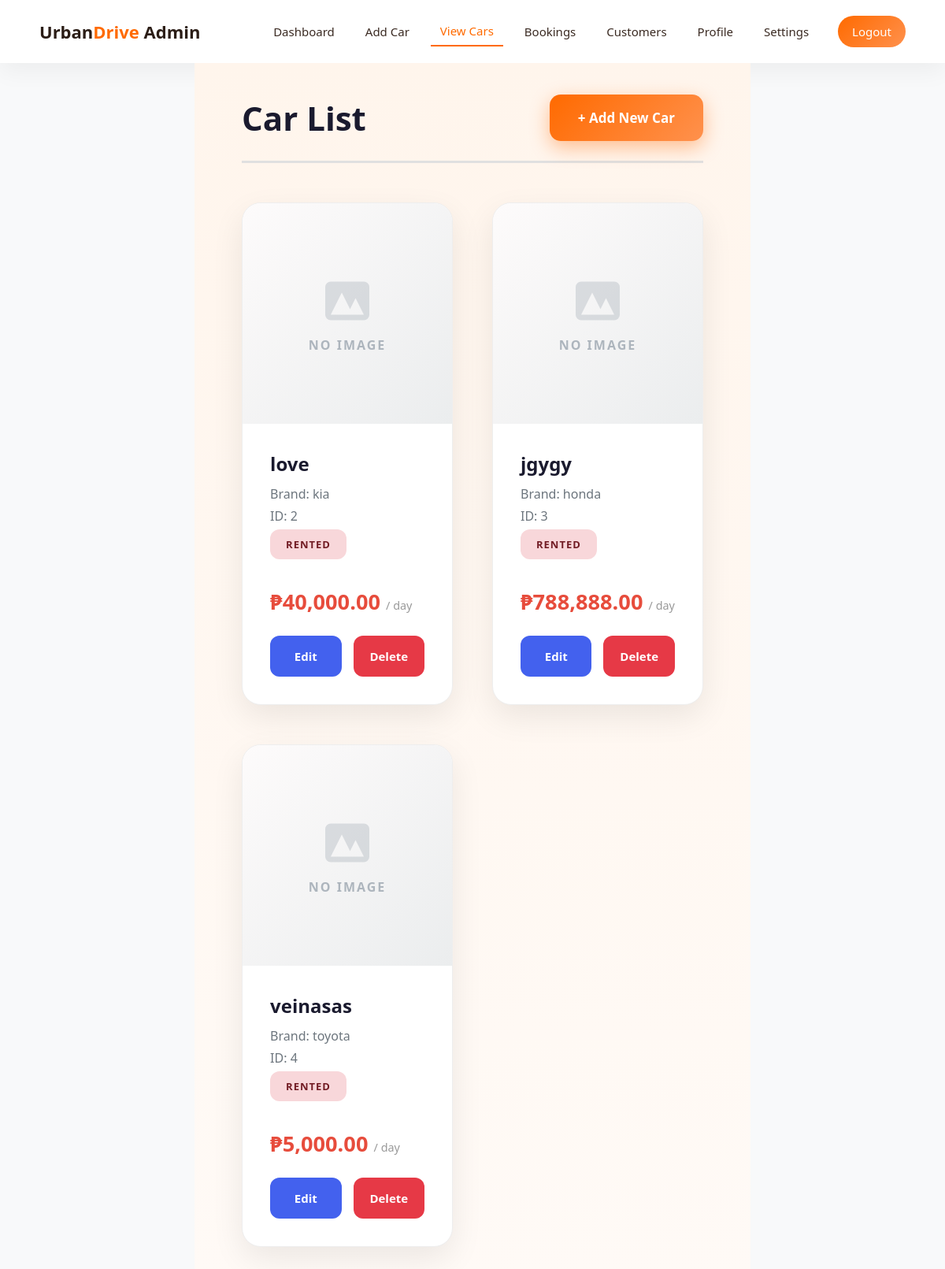
Screenshot of /viewcar.php (signed in) with the database file from the repository.
### tables this page shows
CREATE TABLE `cars` (
  `car_id` int(11) UNSIGNED NOT NULL,
  `car_name` varchar(255) NOT NULL,
  `brand` varchar(100) NOT NULL,
  `price_per_day` decimal(10,2) NOT NULL,
  `status` enum('Available','Rented','Maintenance') NOT NULL DEFAULT 'Available',
  `created_at` timestamp NOT NULL DEFAULT current_timestamp(),
  `car_image` varchar(255) DEFAULT NULL,
  `availability` enum('available','rented','maintenance') DEFAULT 'available',
  `model` varchar(100) NOT NULL
);

### viewcar.php (the view, shortened to what this page needs)
<?php
include 'db.php';
$cars = mysqli_query($conn, "SELECT * FROM cars");
?>
<!DOCTYPE html>
<html>
<head>
    <link rel="stylesheet" href="adashboard.css">
</head>
<body>
<header class="admin-header">
    <div class="logo">Urban<span>Drive</span> Admin</div>
    <nav>
        <a href="reports.php">Dashboard</a>
        <a href="addcar.php">Add Car</a>
        <a href="viewcar.php" class="active">View Cars</a>
        <a href="bookings.php">Bookings</a>
        <a href="customers.php">Customers</a>
        <a href="profile_admin.php">Profile</a>
        <a href="settings.php">Settings</a>
        <a href="logout.php" class="logout-btn">Logout</a>
    </nav>
</header>
<div class="page-content">
    <div class="page-header">
        <h1>Car List</h1>
        <a href="addcar.php" class="add-btn">+ Add New Car</a>
    </div>
    <div class="car-grid">
        <?php while ($car = mysqli_fetch_assoc($cars)) { ?>
        <div class="car-card">
            <div class="image-box">
                <?php if (!empty($car['car_image']) && file_exists("uploads/".$car['car_image'])) { ?>
                    <img src="uploads/<?php echo $car['car_image']; ?>">
                <?php } else { ?>
                    <div class="no-image-placeholder">
                        <svg fill="currentColor" viewBox="0 0 20 20">
                            <path fill-rule="evenodd" d="M4 3a2 2 0 00-2 2v10a2 2 0 002 2h12a2 2 0 002-2V5a2 2 0 00-2-2H4zm12 12H4l4-8 3 6 2-4 3 6z" clip-rule="evenodd" />
                        </svg>
                        <span>No Image</span>
                    </div>
                <?php } ?>
            </div>
            <div class="car-details">
                <h3><?php echo htmlspecialchars($car['car_name']); ?></h3>
                <p class="meta">Brand: <?php echo htmlspecialchars($car['brand']); ?></p>
                <p class="meta">ID: <?php echo $car['car_id']; ?></p>
                <span class="status <?php echo strtolower($car['status']); ?>">
                    <?php echo $car['status']; ?>
                </span>
                <p class="price">₱<?php echo number_format($car['price_per_day'],2); ?> <span>/ day</span></p>
                <div class="actions">
                    <a href="edit_car.php?id=<?php echo $car['car_id']; ?>" class="edit">Edit</a>
                    <a href="delete_car.php?id=<?php echo $car['car_id']; ?>" class="delete" onclick="return confirm('Delete this car?')">Delete</a>
                </div>
            </div>
        </div>
        <?php } ?>
    </div>
</div>
</body>
</html>

### adashboard.css (style rules this page uses)
* { margin: 0; padding: 0; box-sizing: border-box; font-family: "Segoe UI", sans-serif; }
html, body { height: 100%; }
body { display: flex; flex-direction: column; background: #fffaf6; }
.admin-header { display: flex; justify-content: space-between; align-items: center; padding: 20px 50px; background: #ffffff; box-shadow: 0 10px 30px rgba(0,0,0,0.05); flex-wrap: wrap; }
.logo { font-size: 22px; font-weight: 700; color: #2b1d16; }
.logo span { color: #ff6a00; }
nav { display: flex; gap: 15px; align-items: center; flex-wrap: wrap; justify-content: center; }
nav a { text-decoration: none; font-weight: 500; color: #3a2a22; padding: 8px 12px; transition: 0.3s; font-size: 15px; }
nav a.active { color: #ff6a00; border-bottom: 2px solid #ff6a00; }
.logout-btn { background: linear-gradient(135deg, #ff6a00, #ff914d); color: #fff !important; padding: 10px 18px; border-radius: 25px; margin-left: 10px; }
.page-content { flex: 1; padding: 50px; background: linear-gradient(to bottom, #fff5ec, #fffaf6); }
.page-content h1 { text-align: center; margin-bottom: 40px; font-size: 32px; color: #2b1d16; }

### viewcar.php (style rules this page uses)
body { background: #f8f9fa; margin: 0; font-family: 'Segoe UI', sans-serif; }
.page-content { padding: 60px 100px; max-width: 2200px; margin: 0 auto; }
.page-header { display: flex; justify-content: space-between; align-items: center; margin-bottom: 50px; padding-bottom: 25px; border-bottom: 3px solid #e0e0e0; }
.page-header h1 { font-size: 42px; color: #1a1a2e; margin: 0; font-weight: 800; }
.add-btn { background: linear-gradient(135deg, #ff6a00, #ff914d); color: white; padding: 18px 36px; border-radius: 14px; text-decoration: none; font-weight: 700; font-size: 17px; transition: all 0.3s ease; box-shadow: 0 8px 25px rgba(255, 106, 0, 0.4); }
.car-grid { display: grid; grid-template-columns: repeat(3, 1fr); gap: 50px; }
.car-card { background: white; border-radius: 24px; overflow: hidden; box-shadow: 0 15px 40px rgba(0,0,0,0.08); transition: all 0.5s ease; border: 1px solid #eee; }
.image-box { width: 100%; height: 280px; overflow: hidden; position: relative; background: #f5f5f5; }
.no-image-placeholder { width: 100%; height: 100%; display: flex; flex-direction: column; align-items: center; justify-content: center; background: linear-gradient(135deg, #fdfbfb 0%, #ebedee 100%); color: #adb5bd; }
.no-image-placeholder svg { width: 70px; height: 70px; margin-bottom: 10px; opacity: 0.4; }
.no-image-placeholder span { font-weight: 700; font-size: 16px; text-transform: uppercase; letter-spacing: 2px; }
.car-details { padding: 35px; text-align: left; }
.car-details h3 { margin: 0 0 12px; font-size: 1.5rem; color: #1a1a2e; font-weight: 800; line-height: 1.3; }
.car-details .meta { color: #6c757d; font-size: 1rem; margin: 6px 0; font-weight: 500; }
.car-details .price { color: #e74c3c; font-weight: 900; font-size: 1.7rem; margin: 20px 0; display: block; }
.car-details .price span { font-size: 0.9rem; color: #999; font-weight: 500; }
.status { display: inline-block; padding: 10px 20px; border-radius: 12px; font-size: 13px; font-weight: 700; text-transform: uppercase; letter-spacing: 1px; margin-bottom: 15px; }
.status.rented { background: #f8d7da; color: #721c24; }
.actions { display: flex; gap: 15px; margin-top: 25px; }
.actions a { flex: 1; display: inline-block; padding: 16px; border-radius: 12px; text-decoration: none; color: white; font-size: 15px; font-weight: 700; text-align: center; transition: all 0.3s ease; }
.actions a.edit { background: #4361ee; }
.actions a.delete { background: #e63946; }
@media (max-width: 1600px) { .car-grid { grid-template-columns: repeat(3, 1fr); } }
@media (max-width: 1200px) { .car-grid { grid-template-columns: repeat(2, 1fr); } }
@media (max-width: 1200px) { .page-content { padding: 40px 60px; } }

### rows the page displays
cars: shows "NO IMAGE", car_name "love", brand "kia", car_id "2", status "RENTED", price_per_day "40,000.00"
cars: shows "NO IMAGE", car_name "jgygy", brand "honda", car_id "3", status "RENTED", price_per_day "788,888.00"
cars: shows "NO IMAGE", car_name "veinasas", brand "toyota", car_id "4", status "RENTED", price_per_day "5,000.00"
